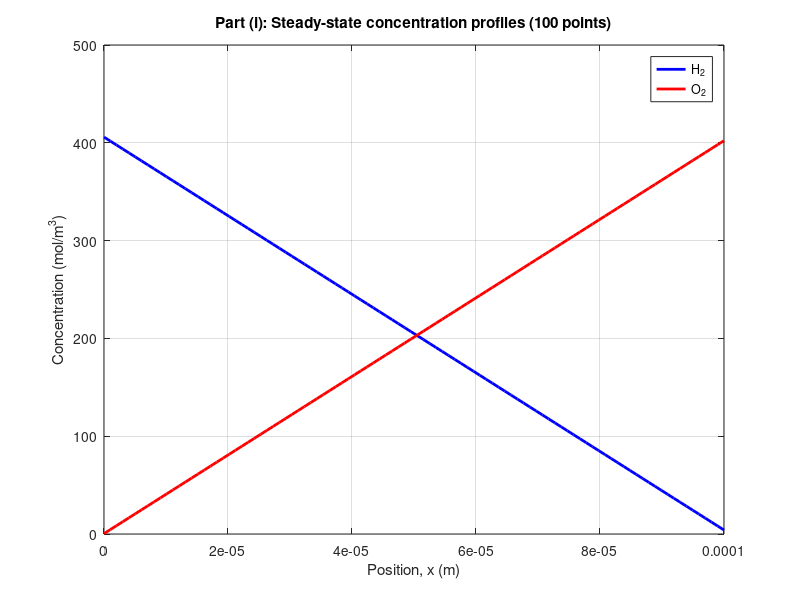

The MATLAB source for this figure: (Note: this script raises an error after producing the figure.)
%% Numerical Methods in Chemical Engineering - HW#4
% *Name:* Shaurya Shukla | *Net Id:* ss20335
%
% This document models the spatiotemporal evolution of hydrogen and oxygen 
% concentration profiles within a Polymer Exchange Membrane (PEM) electrolyzer. 
%
% It investigates four operating scenarios:
%
% # Steady-state continuous operation.
% # Transient night shutdown with inert gas flushing.
% # Transient night shutdown with chamber mixing (no flushing).
% # Transient shutdown utilizing a reactive membrane to mitigate flammability.

clear; clc; close all;

%% 1. Physical Parameters and Initialization
% The geometric, thermodynamic, and transport properties are initialized based 
% on the system specifications. The system operates at 10 atm and 300 K. 
% Gases are assumed to behave ideally, and water content is neglected.

% Geometric Parameters
L      = 1e-4;           % Membrane thickness [m]
VoverA = 5e-3;           % Ratio of chamber volume to membrane area [m]

% Transport & Kinetic Parameters
DH2 = 1e-11;             % H2 diffusivity in membrane [m^2/s]
DO2 = 1e-12;             % O2 diffusivity in membrane [m^2/s]
k_L_per_mol_s = 1e-1;    % Rate constant for reactive membrane [L/mol-s]

% Thermodynamic States
P_atm = 10;              % Pressure [atm]
T = 300;                 % Temperature [K]
R = 8.314;               % Ideal gas constant [J/mol-K]
atm_to_Pa = 101325;      % Conversion factor [Pa/atm]

% Convert rate constant k to SI units: [m^3/mol-s]
k = k_L_per_mol_s * 1e-3;  

% Total gas concentration via Ideal Gas Law: C_tot = P/RT
P = P_atm * atm_to_Pa;   % Pressure [Pa]
Ctot = P/(R*T);          % Total concentration [mol/m^3]

% Discretization (Space)
N = 100;                 % Number of spatial nodes in membrane
x = linspace(0, L, N)';  % Column vector of positions
dx = x(2) - x(1);        % Spatial step size [m]

%% 2. Part (i): Steady-State Concentration Profiles
% Under continuous operation, boundary mole fractions are fixed. Assuming Fickian 
% diffusion at steady state, the profiles are strictly linear.

xH2_left  = 0.999;           % H2-evolution side
xH2_right = 0.01;            % O2 side (H2 crossover fraction)
xO2_left  = 1 - xH2_left;    % Assume only H2+O2
xO2_right = 1 - xH2_right;

% Boundary concentrations (Assuming partition coefficient = 1)
CH2_L = xH2_left  * Ctot;
CH2_R = xH2_right * Ctot;
CO2_L = xO2_left  * Ctot;
CO2_R = xO2_right * Ctot;

% Analytical linear steady-state profiles
CH2_ss = CH2_L + (CH2_R - CH2_L) * (x/L);  
CO2_ss = CO2_L + (CO2_R - CO2_L) * (x/L);

figure('Name','Part (i) Steady State Profiles');
plot(x, CH2_ss, 'b', 'LineWidth', 2); hold on;
plot(x, CO2_ss, 'r', 'LineWidth', 2);
xlabel('Position, x (m)'); ylabel('Concentration (mol/m^3)');
legend('H_2','O_2','Location','best');
title('Part (i): Steady-state concentration profiles (100 points)');
grid on;

%% 3. Numerical Formulation: Implicit Backward Euler Scheme
% An explicit Forward Time Centered Space (FTCS) scheme is subjected to strict 
% stability limits. To ensure absolute stability for extended simulations, 
% we implement an implicit Backward Euler finite difference scheme.
% 
% The discrete Laplacian operator (A) is formulated as a sparse tridiagonal matrix.

Ni = N - 2; % Number of interior nodes
e = ones(Ni,1);
A = spdiags([e -2*e e], -1:1, Ni, Ni);  % Tri-diagonal Laplacian stencil

% Helper anonymous function that advances one step for diffusion
diffuse_step_dirichlet = @(C, D, dt, BC_left, BC_right) ...
    stepDiffusionDirichlet(C, D, dt, dx, A, BC_left, BC_right);

%% 4. Part (ii): Night Shutdown with Inert Gas Flushing
% At t = 0 (night shutdown), the chambers are flushed with inert gas, 
% instantaneously dropping boundary concentrations to 0. We simulate the evolution 
% over the first 10 minutes.

t_end_ii = 10*60;              % 10 minutes = 600 s
dt_ii = 1.0;                   % 1 second time step
nt_ii = round(t_end_ii/dt_ii) + 1;
t_ii = linspace(0, t_end_ii, nt_ii);

CH2 = CH2_ss; CO2 = CO2_ss;
CH2_store = zeros(nt_ii, N); CO2_store = zeros(nt_ii, N);
CH2_store(1,:) = CH2'; CO2_store(1,:) = CO2';

BC0 = 0; % Boundary values during flushing are zero
for n = 2:nt_ii
    CH2 = diffuse_step_dirichlet(CH2, DH2, dt_ii, BC0, BC0);
    CO2 = diffuse_step_dirichlet(CO2, DO2, dt_ii, BC0, BC0);
    CH2_store(n,:) = CH2'; CO2_store(n,:) = CO2';
end

figure('Name','Part (ii) H2 Surface (Flushed)');
surf(x, t_ii, CH2_store, 'EdgeColor','none');
xlabel('x (m)'); ylabel('time (s)'); zlabel('C_{H2} (mol/m^3)');
title('Part (ii): H_2 concentration in membrane (flushed)');
view(35,30); colorbar; grid on;

figure('Name','Part (ii) O2 Surface (Flushed)');
surf(x, t_ii, CO2_store, 'EdgeColor','none');
xlabel('x (m)'); ylabel('time (s)'); zlabel('C_{O2} (mol/m^3)');
title('Part (ii): O_2 concentration in membrane (flushed)');
view(35,30); colorbar; grid on;

%% 5. Part (iii): Night Shutdown Without Flushing (Chambers Mix)
% Gases freely diffuse and mix in the chambers. The boundary concentrations 
% couple to the membrane flux via Fick's Law at the interfaces. We track the 
% system for 12 hours and monitor for flammability limits (0.04 < x_H2 < 0.96).

t_end_iii = 12*3600;           % 12 hours
dt_iii = 5.0;                  % 5 s timestep
nt_iii = round(t_end_iii/dt_iii) + 1;
t_iii = linspace(0, t_end_iii, nt_iii);

CH2 = CH2_ss; CO2 = CO2_ss;
CH2_Lch = CH2_L;   CO2_Lch = CO2_L;
CH2_Rch = CH2_R;   CO2_Rch = CO2_R;

stride = 10;  % Store every 10th timestep to optimize memory
idx_store = 1:stride:nt_iii;
t_store = t_iii(idx_store);
CH2_store_iii = zeros(length(idx_store), N);
CO2_store_iii = zeros(length(idx_store), N);

xH2_L = zeros(nt_iii,1); xH2_R = zeros(nt_iii,1);
flamm_low = 0.04; flamm_high = 0.96;
t_flamm_iii = NaN; store_k = 1;

for n = 1:nt_iii
    xH2_L(n) = CH2_Lch / (CH2_Lch + CO2_Lch);
    xH2_R(n) = CH2_Rch / (CH2_Rch + CO2_Rch);
    
    if isnan(t_flamm_iii) && ((xH2_L(n) > flamm_low && xH2_L(n) < flamm_high) || ...
                              (xH2_R(n) > flamm_low && xH2_R(n) < flamm_high))
        t_flamm_iii = t_iii(n);
    end
    
    if store_k <= length(idx_store) && n == idx_store(store_k)
        CH2_store_iii(store_k,:) = CH2'; CO2_store_iii(store_k,:) = CO2';
        store_k = store_k + 1;
    end
    if n == nt_iii, break; end

    % 1) Diffusion with Dirichlet BCs equal to chamber C
    CH2 = diffuse_step_dirichlet(CH2, DH2, dt_iii, CH2_Lch, CH2_Rch);
    CO2 = diffuse_step_dirichlet(CO2, DO2, dt_iii, CO2_Lch, CO2_Rch);
    
    % 2) Compute boundary fluxes
    JH2_left = +DH2 * (CH2(2) - CH2(1))/dx;
    JO2_left = +DO2 * (CO2(2) - CO2(1))/dx;
    JH2_right = -DH2 * (CH2(N) - CH2(N-1))/dx;
    JO2_right = -DO2 * (CO2(N) - CO2(N-1))/dx;
    
    % 3) Update well-mixed chambers
    CH2_Lch = max(CH2_Lch + (dt_iii/VoverA)*JH2_left, 0);
    CO2_Lch = max(CO2_Lch + (dt_iii/VoverA)*JO2_left, 0);
    CH2_Rch = max(CH2_Rch + (dt_iii/VoverA)*JH2_right, 0);
    CO2_Rch = max(CO2_Rch + (dt_iii/VoverA)*JO2_right, 0);
end

figure('Name','Part (iii) Chamber xH2 vs Time');
plot(t_iii/3600, xH2_L, 'b', 'LineWidth', 2); hold on;
plot(t_iii/3600, xH2_R, 'r', 'LineWidth', 2);
yline(flamm_low, '--k', '0.04'); yline(flamm_high, '--k', '0.96');
xlabel('Time (hours)'); ylabel('x_{H2} in chamber');
legend('Left chamber (H2 side)','Right chamber (O2 side)','Location','best');
title('Part (iii): Chamber H_2 mole fraction vs time'); grid on;

%% 6. Part (iv): Reactive Membrane Model
% We introduce a reaction term. We solve this using operator splitting: 
% an implicit diffusion step followed by local fixed-point iterations for 
% the non-linear reaction.

t_end_iv = 12*3600; dt_iv = 5.0;
nt_iv = round(t_end_iv/dt_iv) + 1;
t_iv = linspace(0, t_end_iv, nt_iv);

CH2 = CH2_ss; CO2 = CO2_ss;
CH2_Lch = CH2_L;   CO2_Lch = CO2_L;
CH2_Rch = CH2_R;   CO2_Rch = CO2_R;

t_store_iv = t_iv(1:10:nt_iv);
xH2_L_iv = zeros(nt_iv,1); xH2_R_iv = zeros(nt_iv,1);
t_flamm_iv = NaN;

for n = 1:nt_iv
    xH2_L_iv(n) = CH2_Lch / (CH2_Lch + CO2_Lch);
    xH2_R_iv(n) = CH2_Rch / (CH2_Rch + CO2_Rch);
    
    if isnan(t_flamm_iv) && ((xH2_L_iv(n) > flamm_low && xH2_L_iv(n) < flamm_high) || ...
                             (xH2_R_iv(n) > flamm_low && xH2_R_iv(n) < flamm_high))
        t_flamm_iv = t_iv(n);
    end
    if n == nt_iv, break; end
    
    % 1) Diffusion step (implicit)
    CH2 = diffuse_step_dirichlet(CH2, DH2, dt_iv, CH2_Lch, CH2_Rch);
    CO2 = diffuse_step_dirichlet(CO2, DO2, dt_iv, CO2_Lch, CO2_Rch);
    
    % 2) Reaction step (fixed-point iteration)
    CH2r = CH2; CO2r = CO2;
    for it = 1:6
        rate = k .* CH2r .* CO2r;   
        CH2r = max(CH2 - dt_iv * rate, 0);
        CO2r = max(CO2 - dt_iv * 0.5 * rate, 0);
    end
    CH2 = CH2r; CO2 = CO2r;
    
    % 3) Boundary fluxes and Chamber Update
    JH2_left  = +DH2 * (CH2(2) - CH2(1))/dx;
    JO2_left  = +DO2 * (CO2(2) - CO2(1))/dx;
    JH2_right = -DH2 * (CH2(N) - CH2(N-1))/dx;
    JO2_right = -DO2 * (CO2(N) - CO2(N-1))/dx;
    
    CH2_Lch = max(CH2_Lch + (dt_iv/VoverA)*JH2_left, 0);
    CO2_Lch = max(CO2_Lch + (dt_iv/VoverA)*JO2_left, 0);
    CH2_Rch = max(CH2_Rch + (dt_iv/VoverA)*JH2_right, 0);
    CO2_Rch = max(CO2_Rch + (dt_iv/VoverA)*JO2_right, 0);
end

figure('Name','Part (iv) Chamber xH2 vs Time (Reactive)');
plot(t_iv/3600, xH2_L_iv, 'b', 'LineWidth', 2); hold on;
plot(t_iv/3600, xH2_R_iv, 'r', 'LineWidth', 2);
yline(flamm_low, '--k', '0.04'); yline(flamm_high, '--k', '0.96');
xlabel('Time (hours)'); ylabel('x_{H2} in chamber');
legend('Left chamber (H2 side)','Right chamber (O2 side)','Location','best');
title('Part (iv): Chamber H_2 mole fraction vs time (Reactive)'); grid on;

% Console Output
fprintf('--- FLAMMABILITY SAFETY REPORT ---\n');
if isnan(t_flamm_iii)
    fprintf('Part (iii) Baseline: Safe. No crossover within 12 hrs.\n');
else
    fprintf('Part (iii) Baseline: Flammability limit reached at %.3f hrs.\n', t_flamm_iii/3600);
end
if isnan(t_flamm_iv)
    fprintf('Part (iv) Reactive: Safe. No crossover within 12 hrs.\n');
else
    fprintf('Part (iv) Reactive: Flammability limit reached at %.3f hrs.\n', t_flamm_iv/3600);
end

%% 7. Local Functions
function Cnew = stepDiffusionDirichlet(C, D, dt, dx, A, BC_left, BC_right)
    % Solves discrete implicit diffusion: (I - r*A) * C^{n+1} = C^n + BCs
    N = length(C);
    Ni = N - 2;                   
    r = D*dt/(dx^2);              
    
    M = speye(Ni) - r*A;
    b = C(2:N-1);
    
    b(1)   = b(1)   + r*BC_left;
    b(end) = b(end) + r*BC_right;
    
    Cnew = C;
    Cnew(1) = BC_left;
    Cnew(2:N-1) = M \ b;
    Cnew(N) = BC_right;
end